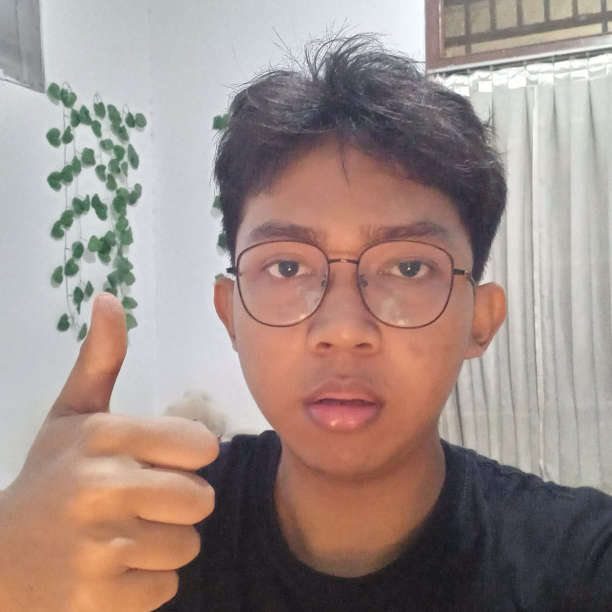
#> input picture Python Foundamental to advance/Day 25-29 OpenCV/Foto.jpg, 1224 x 1224 px, found by its file name (shown at 1/2 size)
$ python 'day28 Object Detection.py'
#> lines starting #> are read from the running program, lines starting #| are printed output that depends on the picture; after the words box and inside, x2 and y2 are one past the last pixel; in counts of white or black regions, pixels touching at a corner belong together
# yey akhirnya kita object detectionqq
import cv2

# thresold (ambang batas)
# "0" disini untuk automatis grey image
image = cv2.imread(r"Day 25-29 OpenCV\Foto.jpg", 0)
#> image: shape (1224, 1224); min 15, max 255, mean 146.3
resize_image = cv2.resize(image,(500,500), interpolation=cv2.INTER_AREA)

# cv2.threshold (1. parameter, 2 image)
_, threshold = cv2.threshold(resize_image, 127,255, cv2.THRESH_BINARY)
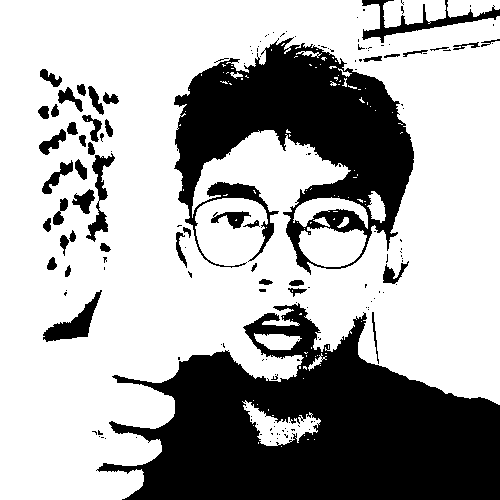
#> threshold: shape (500, 500); 67.7% white; 159 black regions (113 under 20 px), largest, box (x1, y1, x2, y2) and area: (96, 303, 500, 500) 45741, (174, 37, 414, 275) 26812, (362, 0, 500, 43) 1369

# sekarang kita bikin edge detection
# pakai fungsi cv2.Canny
# kita punya 2 buah threshold disini
image_edge = cv2.Canny(resize_image,100, 200)
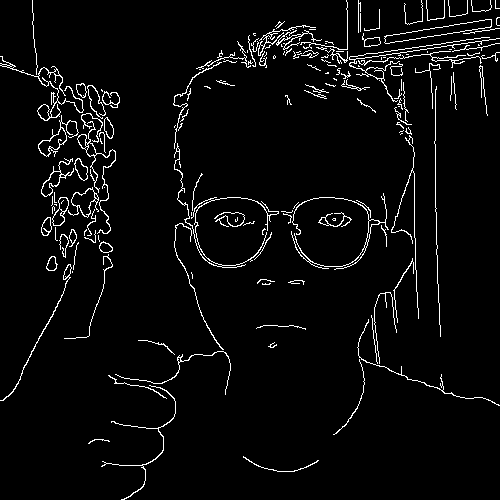
#> image_edge: shape (500, 500); 4% white in thin lines or dots

# contour
_, threshold = cv2.threshold(resize_image, 127,255, cv2.THRESH_BINARY)
# cv2..findCountour
contours,_ = cv2.findContours(threshold,cv2.RETR_TREE, cv2.CHAIN_APPROX_SIMPLE)
#> contours = 327 contours, 262 with area under 20; largest, box (x1, y1, x2, y2) and area: (0, 0, 500, 500) 197103, (173, 37, 415, 276) 31814, (298, 227, 367, 267) 1996, (242, 400, 321, 446) 1382, (383, 0, 446, 28) 1241

# ubah warnanya ke BGR
image_with_contours = cv2.cvtColor(resize_image, cv2.COLOR_GRAY2BGR)

# cv2.drawcontours
cv2.drawContours(image_with_contours, contours, -1, (0,0,0), thickness=1)
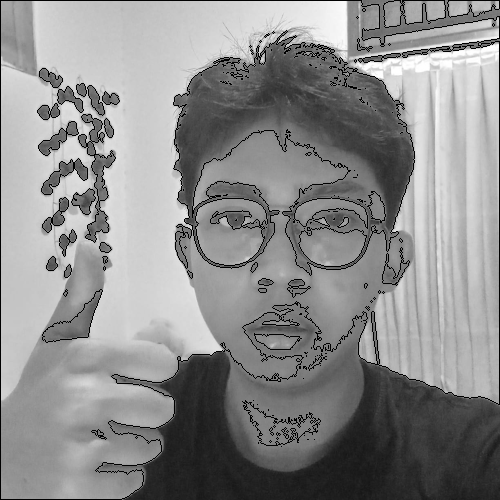
#> image_with_contours: shape (500, 500, 3); min 0, max 255, mean 140.5

# apa fungsi
# -1, (0,255,0) ?
# -1 untuk menampilkan countours atau garis garis tepi
# (0,255,0) untuk warnanya

# Time to machine Learning object detection model !!
# cascade c;assifier kumpulan model yang siap pakai
face_cascade = cv2.CascadeClassifier(cv2.data.haarcascades + 'haarcascade_frontalface_default.xml')

image = cv2.imread(r"Day 25-29 OpenCV\Foto.jpg")
#> image is the input picture: shape (1224, 1224, 3); mean B, G, R 135.7, 141.6, 159.6

resize_image = cv2.resize(image,(500,500), interpolation=cv2.INTER_AREA)
#> resize_image: shape (500, 500, 3)

gray = cv2.cvtColor(resize_image,cv2.COLOR_BGR2GRAY)

face = face_cascade.detectMultiScale(resize_image, scaleFactor= 1.1, minNeighbors=5, minSize=(30,30))
#> face = [[160, 123, 249, 249]]

for (x,y,w,h) in face:
    cv2.rectangle(resize_image, (x,y),(x+w,y+h),(255,0,0), thickness=3)
#> this loop made 1 pass
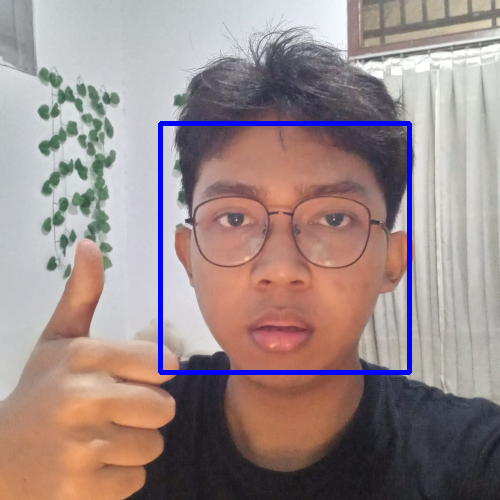
#> resize_image: shape (500, 500, 3); mean B, G, R 138.2, 138.9, 156.6


# Bikin versi Video yuk
# Buka video
# video = cv2.VideoCapture("Day 25-29 OpenCV/Video.mp4")

# # Periksa apakah video berhasil dibuka
# if not video.isOpened():
#     print("Error: Video tidak ditemukan!")
# else:
#     while True:
#         # Baca frame per frame
#         ret, frame = video.read()

#         # Jika tidak ada frame lagi, hentikan loop
#         if not ret:
#             break

#         # Ubah ke grayscale
#         gray = cv2.cvtColor(frame, cv2.COLOR_BGR2GRAY)

#         # Deteksi wajah
#         faces = face_cascade.detectMultiScale(gray, scaleFactor=1.1, minNeighbors=5, minSize=(30,30))

#         # Gambar kotak di sekitar wajah
#         for (x, y, w, h) in faces:
#             cv2.rectangle(frame, (x, y), (x + w, y + h), (255, 0, 0), thickness=3)

#         # Tampilkan hasil
#         cv2.imshow("Deteksi Wajah", frame)

#         # Tekan 'q' untuk keluar dari loop
#         if cv2.waitKey(25) & 0xFF == ord('q'):
#             break

# video.release()
# untuk menampilkan
# cv2.imshow('show', resize_image)

# buat versi kamera skrg
camera = cv2.VideoCapture(0)

while True:
    sts, frame = camera.read()
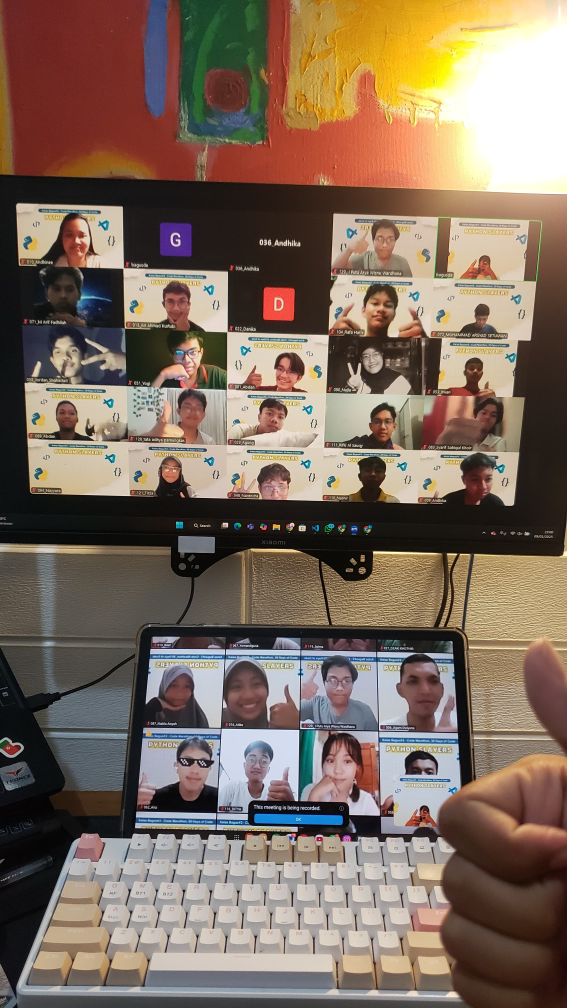
#> input picture Images/WhatsApp Image 2025-02-18 at 11.33.57.jpeg, 2268 x 4032 px, given in place of the camera (shown at 1/4 size)
#> frame is the input picture: shape (4032, 2268, 3); mean B, G, R 94.5, 108.9, 127

    if not sts:
        break

    gray = cv2.cvtColor(frame,cv2.COLOR_BGR2GRAY)
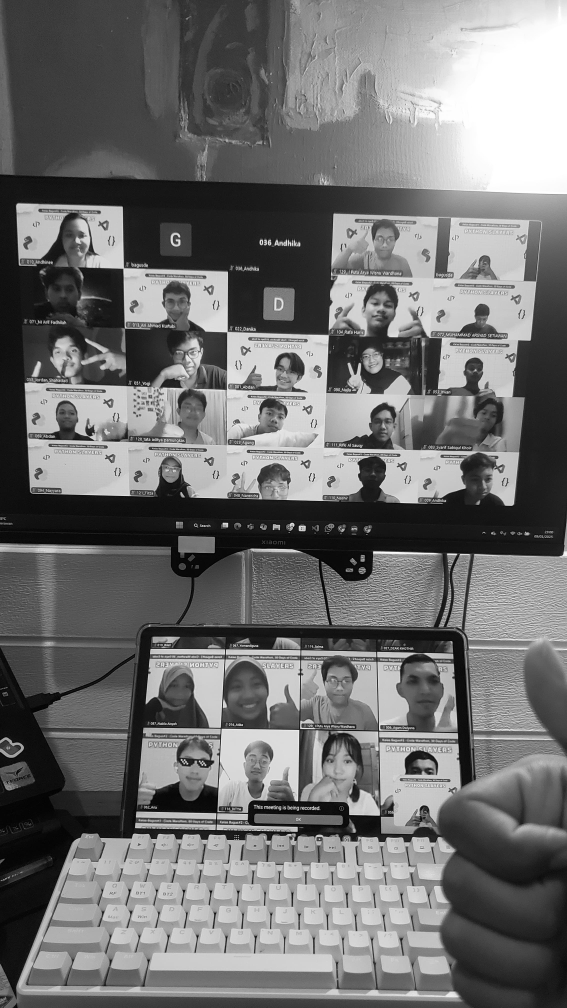
#> gray: shape (4032, 2268) (shown at 1/4 size); min 0, max 255, mean 112.7

    face = face_cascade.detectMultiScale(frame, scaleFactor= 1.1, minNeighbors=5, minSize=(30,30))
#> face = 20 rows, first 6: [1899, 1257, 56, 56], [1859, 1442, 84, 84], [221, 1617, 91, 91], [641, 1841, 86, 86], [1437, 1387, 100, 100], [1478, 1645, 109, 109]

    for (x,y,w,h) in face:
        cv2.rectangle(frame, (x,y),(x+w,y+h),(255,0,0), thickness=3)
        # cv2.line(frame,(50,50),(250,50),(255,255,255), thickness = 2)
        cv2.putText(frame,"Terdeteksi Ganteng", (x,y-10) ,cv2.FONT_HERSHEY_COMPLEX, 1, (0,255,0),thickness=2)
#> this loop made 20 passes
#> (x, y, w, h) on passes 1 to 12: (1899, 1257, 56, 56), (1859, 1442, 84, 84), (221, 1617, 91, 91), (641, 1841, 86, 86), (1437, 1387, 100, 100), (1478, 1645, 109, 109), (1483, 912, 115, 115), (1905, 1618, 97, 97), (646, 1164, 119, 119), (715, 1590, 110, 110), (237, 889, 139, 139), (1456, 1164, 137, 137)
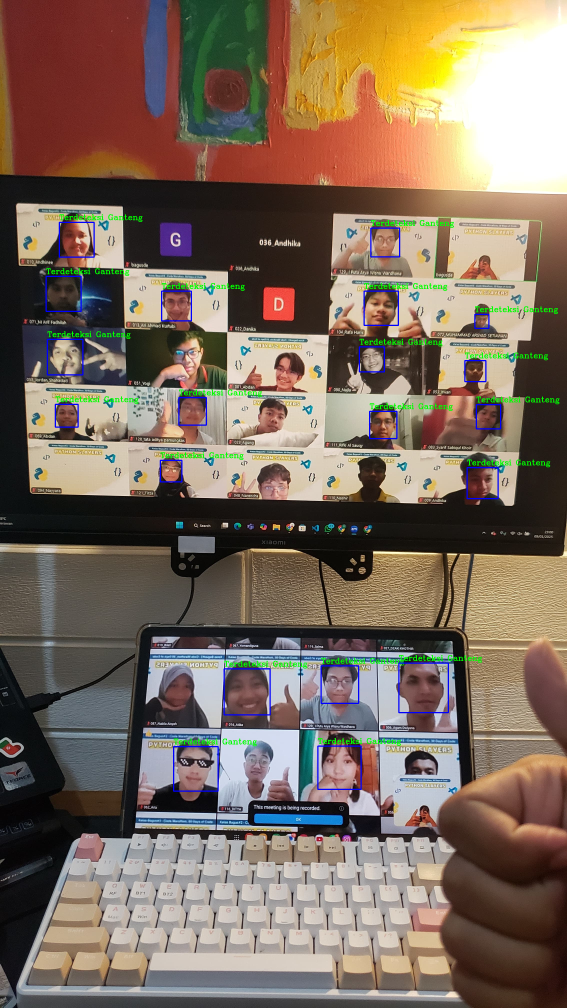
#> frame: shape (4032, 2268, 3) (shown at 1/4 size); mean B, G, R 94.6, 109.2, 125.5

    cv2.imshow('Live Camera', frame)
    if cv2.waitKey(15) & 0xff == ord('q'):
#> (key q is pressed here)
        break

camera.release()
cv2.waitKey(0)
cv2.destroyAllWindows()
